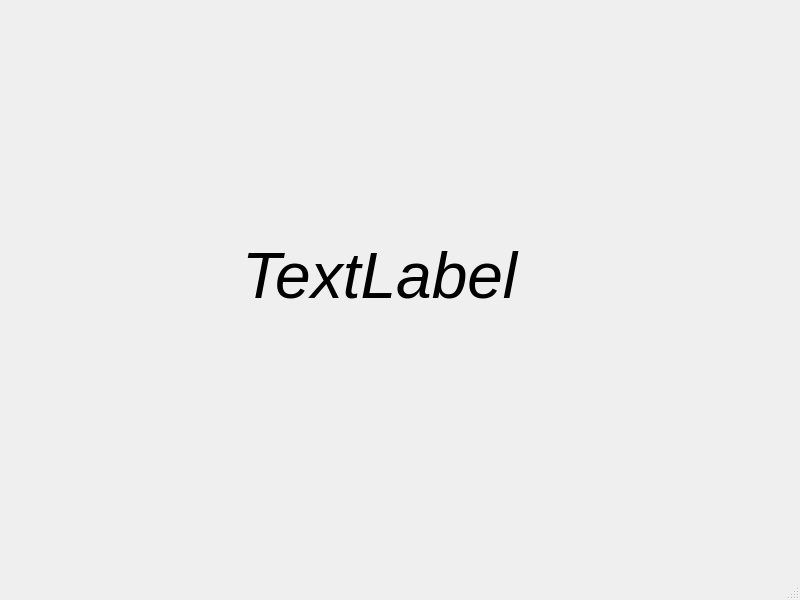
<?xml version="1.0" encoding="UTF-8"?>
<ui version="4.0">
 <class>MainWindow</class>
 <widget class="QMainWindow" name="MainWindow">
  <property name="geometry">
   <rect>
    <x>0</x>
    <y>0</y>
    <width>800</width>
    <height>600</height>
   </rect>
  </property>
  <property name="windowTitle">
   <string>MainWindow</string>
  </property>
  <widget class="QWidget" name="centralwidget">
   <widget class="QWidget" name="horizontalLayoutWidget">
    <property name="geometry">
     <rect>
      <x>-10</x>
      <y>0</y>
      <width>781</width>
      <height>551</height>
     </rect>
    </property>
    <layout class="QHBoxLayout" name="horizontalLayout">
     <item>
      <spacer name="horizontalSpacer_2">
       <property name="orientation">
        <enum>Qt::Horizontal</enum>
       </property>
       <property name="sizeHint" stdset="0">
        <size>
         <width>40</width>
         <height>20</height>
        </size>
       </property>
      </spacer>
     </item>
     <item>
      <widget class="QLabel" name="label">
       <property name="font">
        <font>
         <pointsize>48</pointsize>
         <italic>true</italic>
        </font>
       </property>
       <property name="text">
        <string>TextLabel</string>
       </property>
      </widget>
     </item>
     <item>
      <spacer name="horizontalSpacer">
       <property name="orientation">
        <enum>Qt::Horizontal</enum>
       </property>
       <property name="sizeHint" stdset="0">
        <size>
         <width>40</width>
         <height>20</height>
        </size>
       </property>
      </spacer>
     </item>
    </layout>
   </widget>
  </widget>
  <widget class="QMenuBar" name="menubar">
   <property name="geometry">
    <rect>
     <x>0</x>
     <y>0</y>
     <width>800</width>
     <height>29</height>
    </rect>
   </property>
  </widget>
  <widget class="QStatusBar" name="statusbar"/>
 </widget>
 <resources/>
 <connections/>
</ui>
